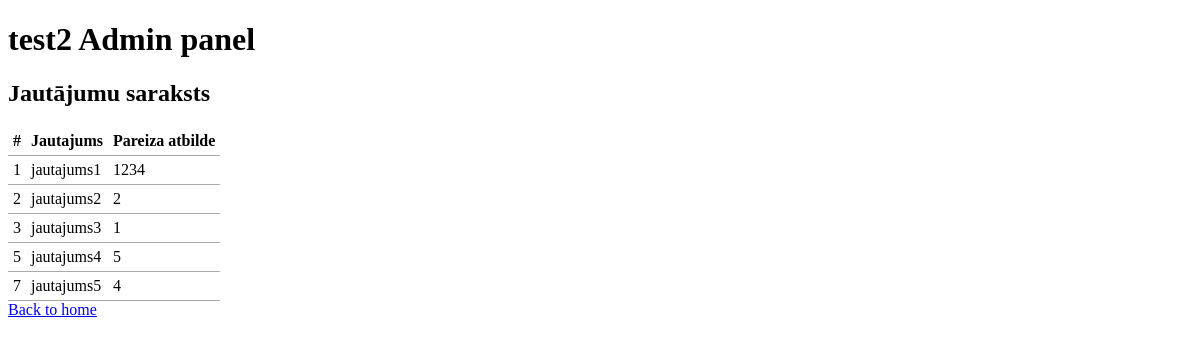
The app's page /12/read.php with its own data.
### tables this page shows
CREATE TABLE `test2_jautajumi` (
  `id` int(11) UNSIGNED NOT NULL,
  `jautajums` varchar(60) NOT NULL,
  `pareizaAtbilde` int(3) NOT NULL,
  `date` timestamp NOT NULL DEFAULT CURRENT_TIMESTAMP ON UPDATE CURRENT_TIMESTAMP
);

### common.php (called while the page is built, shortened)
<?php
function escape($html) {
    return htmlspecialchars($html, ENT_QUOTES | ENT_SUBSTITUTE, "UTF-8");
}

### 12/read.php (the view)
<?php
require "../config.php";
require "../common.php";
try {
  $connection = new PDO($dsn, $username, $password, $options);
  $sql = "SELECT * FROM test2_jautajumi";
  $statement = $connection->prepare($sql);
  $statement->execute();
  $result = $statement->fetchAll();
} catch(PDOException $error) {
  echo $sql . "<br>" . $error->getMessage();
}
?>
<?php require "templates/header.php"; ?>
<h2>Jautājumu saraksts</h2>
<table>
    <thead>
        <tr>
            <th>#</th>
            <th>Jautajums</th>
            <th>Pareiza atbilde</th>
        </tr>
    </thead>
    <tbody>
    <?php foreach ($result as $row) : ?>
        <tr>
            <td><?php echo escape($row["id"]); ?></td>
            <td><?php echo escape($row["jautajums"]); ?></td>
            <td><?php echo escape($row["pareizaAtbilde"]); ?></td>
        </tr>
    <?php endforeach; ?>
    </tbody>
</table>
<a href="index.php">Back to home</a>
<?php require "templates/footer.php"; ?>

### 12/css/style.css (style rules this page uses)
table { border-collapse: collapse; border-spacing: 0; }
td, th { padding: 5px; border-bottom: 1px solid #aaa; }

### records on screen
test2_jautajumi: id "1", jautajums "jautajums1", pareizaAtbilde "1234"
test2_jautajumi: id "2", jautajums "jautajums2", pareizaAtbilde "2"
test2_jautajumi: id "3", jautajums "jautajums3", pareizaAtbilde "1"
test2_jautajumi: id "5", jautajums "jautajums4", pareizaAtbilde "5"
test2_jautajumi: id "7", jautajums "jautajums5", pareizaAtbilde "4"
